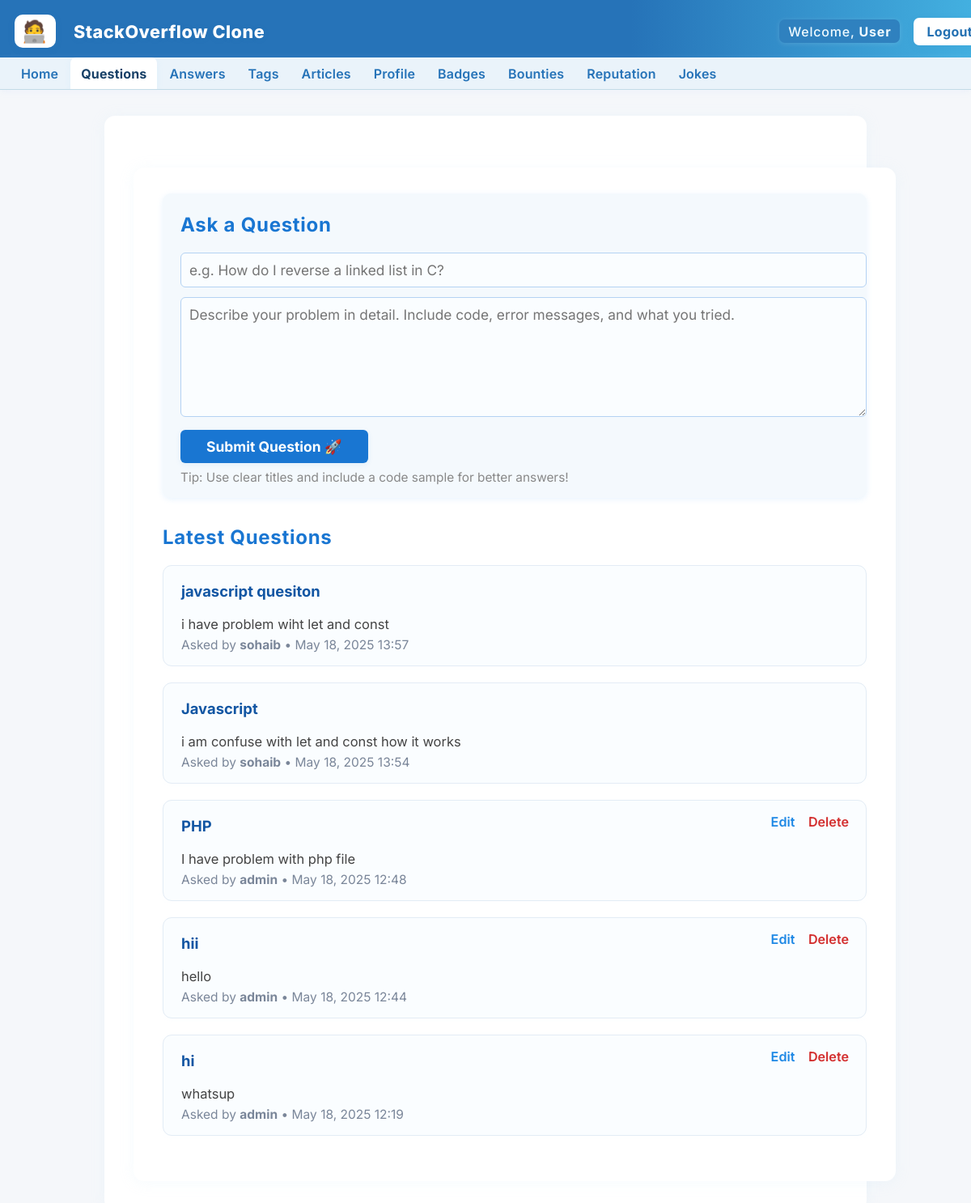
Screenshot of /p1/questions.php (signed in) with the database file from the repository.
### tables this page shows
CREATE TABLE `questions` (
  `id` int(11) NOT NULL,
  `user_id` int(11) NOT NULL,
  `title` varchar(255) NOT NULL,
  `body` text NOT NULL,
  `created_at` timestamp NOT NULL DEFAULT current_timestamp()
);

CREATE TABLE `users` (
  `user_id` int(11) NOT NULL,
  `username` varchar(50) NOT NULL,
  `email` varchar(100) NOT NULL,
  `password` varchar(255) NOT NULL,
  `created_at` timestamp NOT NULL DEFAULT current_timestamp()
);

### p1/questions.php (the view, shortened to what this page needs)
<?php
include 'header.php';
$conn = new mysqli(
    'sql102.infinityfree.com',
    'if0_39013734',
    'sbnadmin4321',
    'if0_39013734_stackoverflow_clone'
);
$result = $conn->query("SELECT q.id, q.title, q.body, q.created_at, u.username, q.user_id FROM questions q JOIN users u ON q.user_id=u.user_id ORDER BY q.created_at DESC");
?>
<!DOCTYPE html>
<html>
<head>
</head>
<body>
    <div class="container">
        <form class="question-form" method="post">
            <h2>Ask a Question</h2>
            <input name="title" placeholder="e.g. How do I reverse a linked list in C?" maxlength="120" required>
            <textarea name="body" placeholder="Describe your problem in detail. Include code, error messages, and what you tried." rows="6" required></textarea>
            <button type="submit">Submit Question 🚀</button>
            <div style="color:#888;font-size:0.96em;margin-top:8px;">
                Tip: Use clear titles and include a code sample for better answers!
            </div>
        </form>
        <div class="questions-list-section">
            <h2 style="color:#1976d2;">Latest Questions</h2>
            <?php if ($result && $result->num_rows > 0): ?>
                <?php while($row = $result->fetch_assoc()) { ?>
                    <div class="question-card">
                        <a class="question-title" href="question_view.php?id=<?php echo $row['id']; ?>">
                            <?php echo htmlspecialchars($row['title']); ?>
                        </a>
                        <div class="question-snippet">
                            <?php
                            $snippet = strip_tags($row['body']);
                            if (strlen($snippet) > 140) {
                                $snippet = substr($snippet, 0, 137);
                                $lastSpace = strrpos($snippet, ' ');
                                if ($lastSpace !== false) $snippet = substr($snippet, 0, $lastSpace);
                                echo htmlspecialchars($snippet) . "…";
                            } else {
                                echo htmlspecialchars($snippet);
                            }
                            ?>
                        </div>
                        <div class="question-meta">
                            Asked by <b><?php echo htmlspecialchars($row['username']); ?></b> • <?php echo date("M d, Y H:i", strtotime($row['created_at'])); ?>
                        </div>
                        <?php if ($_SESSION['user_id'] == $row['user_id']) { ?>
                            <div class="question-actions">
                                <a href="question_edit.php?id=<?php echo $row['id']; ?>">Edit</a>
                                <a href="questions.php?delete=<?php echo $row['id']; ?>" class="delete" onclick="return confirm('Are you sure you want to delete this question? This will also delete all its answers.');">Delete</a>
                            </div>
                        <?php } ?>
                    </div>
                <?php } ?>
            <?php else: ?>
                <div style="color:#b0b9c6;font-style:italic;">No questions yet. Be the first to ask!</div>
            <?php endif; ?>
        </div>
    </div>
</body>
</html>

### p1/style.css (style rules this page uses)
body { font-family: 'Inter', 'Segoe UI', Arial, sans-serif; background: #f4f6fa; color: #1e2530; margin: 0; padding: 0; min-height: 100vh; }
.container { width: 97vw; max-width: 1280px; margin: 34px auto 0 auto; background: #fafdff; box-shadow: 0 2px 18px #cbeafd22; border-radius: 12px; padding: 34px 34px 36px 34px; }
h2 { color: #3077c8; margin-top: 0; font-weight: 700; letter-spacing: 0.03em; }
form input, form textarea, form select, form button { font-family: inherit; font-size: 1em; }
form input, form textarea, form select { width: 100%; margin-bottom: 12px; border: 1.3px solid #c1d9f3; border-radius: 4px; padding: 10px; background: #f7fbfe; transition: border 0.2s; }
form button { background: linear-gradient(90deg, #3586c5, #1657a5 70%); color: white; border: none; border-radius: 4px; padding: 13px 36px; font-weight: bold; cursor: pointer; font-size: 1.03em; transition: background 0.18s, box-shadow 0.13s; box-shadow: 0 2px 8px #b6cbe81c; }
a { color: #1561b8; text-decoration: none; transition: color 0.13s; }

### p1/header.php (style rules this page uses)
html, body { margin: 0; padding: 0; box-sizing: border-box; width: 100%; overflow-x: hidden; }
body { background: #f6f7fa; font-family: 'Inter', Arial, sans-serif; }
.container { max-width: 1100px; width: 96vw; margin: 30px auto 0 auto; padding: 26px 18px 24px 18px; background: #fafdff; border-radius: 10px; box-shadow: 0 2px 12px #cbeafd22; }
html, body, header, nav { overflow-x: hidden !important; }

### p1/questions.php (style rules this page uses)
body { background: #f5f7fa; font-family: 'Inter', Arial, sans-serif; }
.container { max-width: 870px; margin: 32px auto 0 auto; background: #fff; border-radius: 13px; box-shadow: 0 2px 18px #c8e6fa28; padding: 32px 36px 36px 36px; }
.question-form { background: #f4f9fd; padding: 24px 22px 16px 22px; border-radius: 10px; box-shadow: 0 2px 7px #90caf933; margin-bottom: 34px; }
.question-form h2 { margin-top: 0; color: #1976d2; }
.question-form input, .question-form textarea { width: 100%; padding: 10px; font-size: 1.08em; border: 1.5px solid #b4d2f3; border-radius: 6px; margin-bottom: 12px; background: #fafdff; transition: border-color .13s; }
.question-form button { background: #1976d2; color: #fff; font-weight: 700; padding: 10px 32px; border: none; border-radius: 6px; cursor: pointer; font-size: 1.09em; box-shadow: 0 2px 7px #1976d215; transition: background .13s; }
.questions-list-section { margin-top: 28px; }
.question-card { background: #fafdff; border: 1.5px solid #e3ecf5; border-radius: 11px; margin-bottom: 20px; padding: 20px 22px 16px 22px; box-shadow: 0 2px 6px #dbeafe11; transition: box-shadow .14s; position: relative; }
.question-title { font-size: 1.15em; font-weight: 700; color: #1256a3; margin-bottom: 3px; text-decoration: none; transition: color .12s; }
.question-snippet { color: #444; font-size: 1.03em; margin-bottom: 6px; white-space: pre-line; }
.question-meta { color: #7a8699; font-size: 0.97em; }
.question-actions { position: absolute; top: 16px; right: 21px; }
.question-actions a { text-decoration: none; color: #1e88e5; margin-left: 12px; font-size: 1.01em; font-weight: 600; }
.question-actions a.delete { color: #d32f2f; }

### rows the page displays
questions: title "javascript quesiton", body "i have problem wiht let and const", user.username "sohaib", created_at "May 18, 2025 13:57"
questions: title "Javascript", body "i am confuse with let and const how it works", user.username "sohaib", created_at "May 18, 2025 13:54"
questions: title "PHP", body "I have problem with php file", user.username "admin", created_at "May 18, 2025 12:48"
questions: title "hii", body "hello", user.username "admin", created_at "May 18, 2025 12:44"
questions: title "hi", body "whatsup", user.username "admin", created_at "May 18, 2025 12:19"

### other values shown
$_SESSION['username'] "User"
